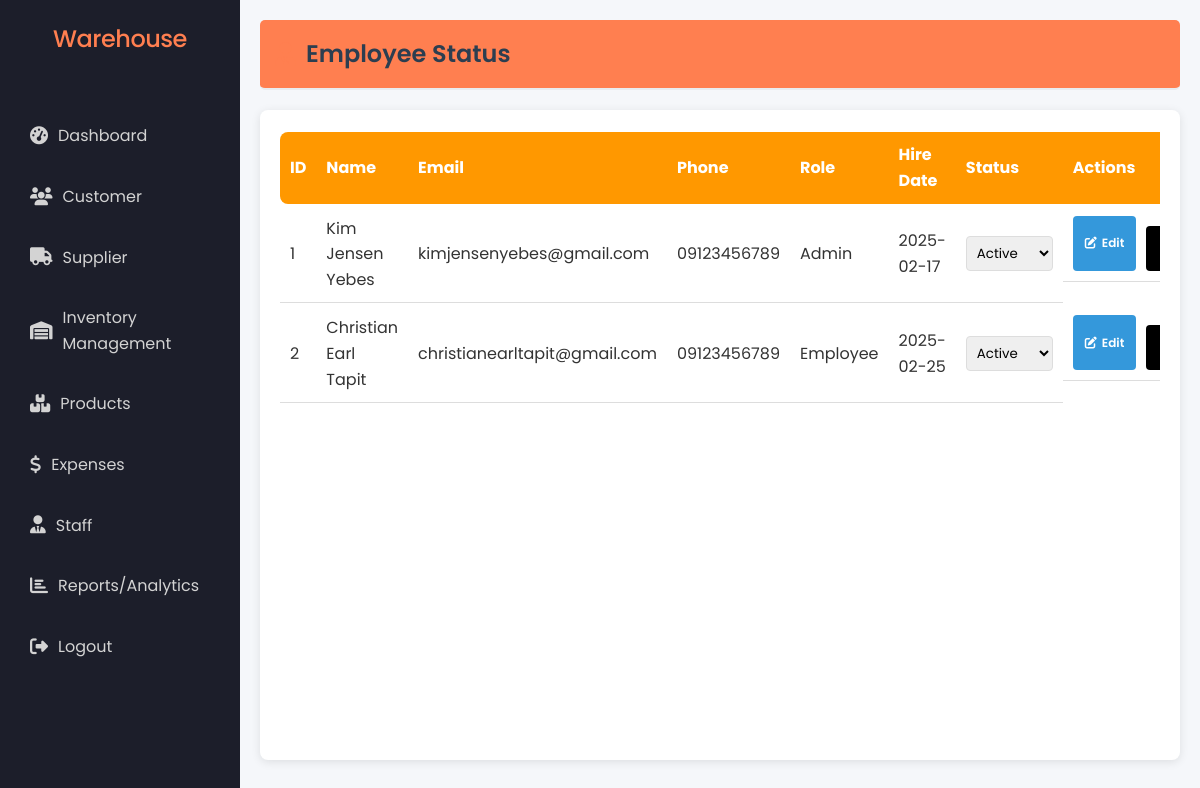
The app's page /admin/employee-status.php (signed in), older data.
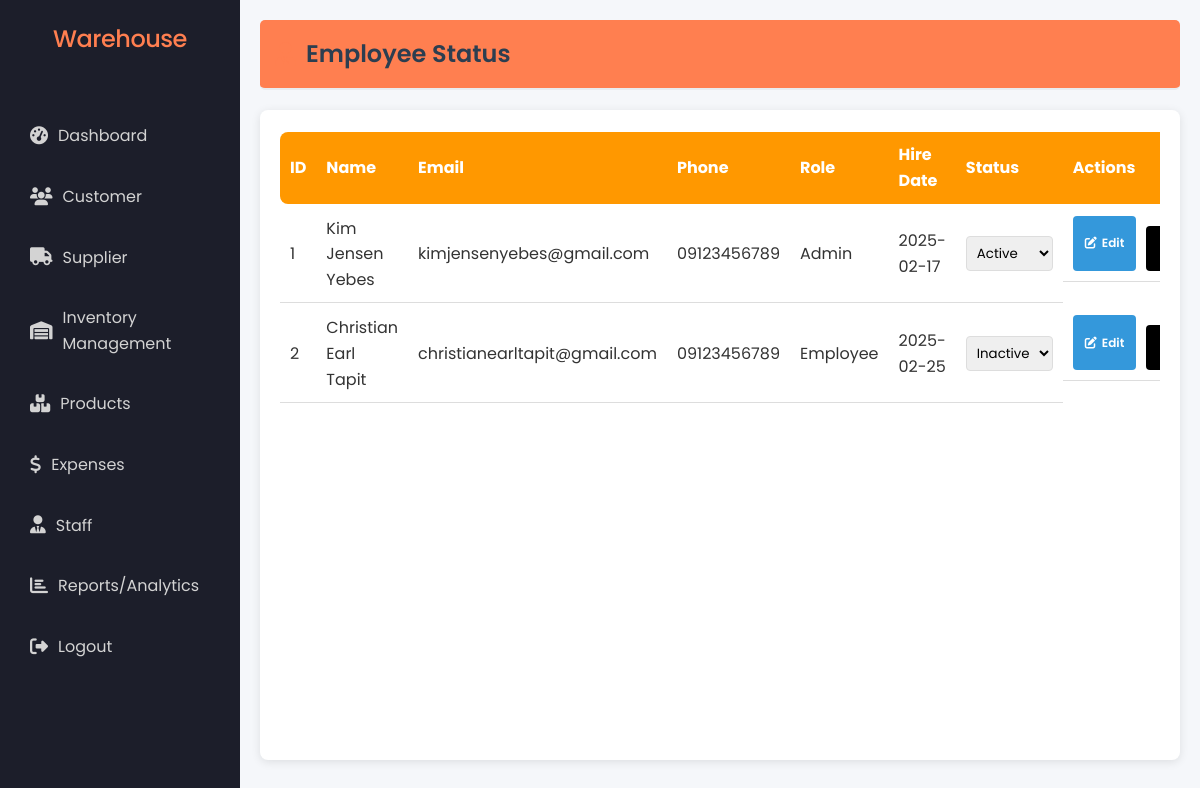
The same page, newer data.
### tables this page shows
CREATE TABLE `employees` (
  `EmployeeID` int(11) NOT NULL,
  `FirstName` varchar(50) NOT NULL,
  `LastName` varchar(50) NOT NULL,
  `Role` varchar(45) NOT NULL,
  `Phone` varchar(20) DEFAULT NULL,
  `employeeEmail` varchar(100) DEFAULT NULL,
  `employeePassword` varchar(255) NOT NULL,
  `HireDate` date NOT NULL,
  `Status` varchar(32) NOT NULL
);

### admin/employee-status.php (the view, shortened to what this page needs)
<?php
require_once '../admin/session_check_admin.php';
try {
    $result = $conn->query("SELECT * FROM employees ORDER BY EmployeeID");
    $employees = [];
    while ($row = $result->fetch_assoc()) {
        $employees[] = $row;
    }
} catch(Exception $e) {
    echo "Error: " . $e->getMessage();
    die();
}
?>
<!DOCTYPE html>
<html lang="en">
<head>
    <link rel="stylesheet" href="../assets/css/style.css">
    <link rel="stylesheet" href="../assets/css/admin.css">
    <link rel="stylesheet" href="https://cdnjs.cloudflare.com/ajax/libs/font-awesome/6.5.1/css/all.min.css">
</head>
<body>
    <div class="dashboard-container">
        <?php include '../layouts/sidebar.php'; ?>
        <div class="main-content">
            <header>
                <h1><i class="fas fa-user-tie"></i> Employee Status</h1>
            </header>
            <div class="content">
                <div class="employee-status-table-container">
                    <table class="employee-status-table">
                        <thead>
                            <tr>
                                <th>ID</th>
                                <th>Name</th>
                                <th>Email</th>
                                <th>Phone</th>
                                <th>Role</th>
                                <th>Hire Date</th>
                                <th>Status</th>
                                <th>Actions</th>
                            </tr>
                        </thead>
                        <tbody>
                            <?php foreach($employees as $employee): ?>
                            <tr>
                                <td><?php echo htmlspecialchars($employee['EmployeeID']); ?></td>
                                <td><?php echo htmlspecialchars($employee['FirstName'] . ' ' . $employee['LastName']); ?></td>
                                <td><?php echo htmlspecialchars($employee['employeeEmail']); ?></td>
                                <td><?php echo htmlspecialchars($employee['Phone']); ?></td>
                                <td><?php echo htmlspecialchars($employee['Role']); ?></td>
                                <td><?php echo htmlspecialchars($employee['HireDate']); ?></td>
                                <td>
                                    <form method="POST" class="status-form">
                                        <select name="status" class="status-select"
                                                onchange="this.form.querySelector('.btn-save').style.display = 'inline-block';">
                                            <option value="Active" <?php echo ($employee['Status'] ?? 'Active') === 'Active' ? 'selected' : ''; ?>>
                                                Active
                                            </option>
                                            <option value="Inactive" <?php echo ($employee['Status'] ?? 'Active') === 'Inactive' ? 'selected' : ''; ?>>
                                                Inactive
                                            </option>
                                        </select>
                                    </form>
                                </td>
                                <td class="action-buttons">
                                    <button class="btn-edit" onclick="openEditModal(<?php echo htmlspecialchars(json_encode($employee)); ?>)">
                                        <i class="fas fa-edit"></i> Edit
                                    </button>
                                    <form method="POST" style="display: inline;" onsubmit="return confirm('Are you sure you want to delete this employee?');">
                                        <button type="submit" name="delete_employee" class="btn-delete">
                                        </button>
                                    </form>
                                </td>
                            </tr>
                            <?php endforeach; ?>
                        </tbody>
                    </table>
                </div>
            </div>
        </div>
    </div>
</body>
</html>

Row changes from the older to the newer data that the page shows:
changed employees "Christian Earl Tapit": status "Active" → "Inactive"
